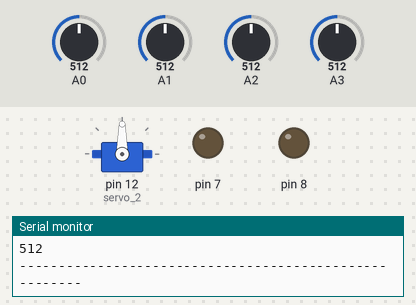
A sketch run on a simulated Arduino Uno, built with avr-gcc and run on an emulated ATmega328P. Shown: servo, output pins drawn as LEDs (lit = HIGH), the last lines printed to the serial monitor. Dashed ring = blinking. The inputs (shaded band) are chosen by the test bench; at power-on: A0 = 512, A2 = 512, A1 = 512, A3 = 512.

Above: at 1.7 s.
1.8 s: A0 set to 716
At 2.7 s:
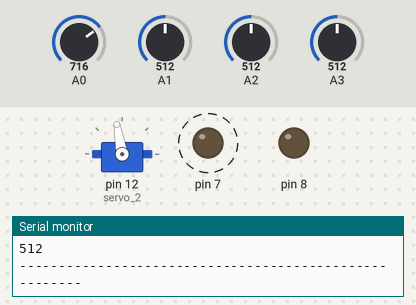
4.8 s: A2 set to 716
At 5.41 s:
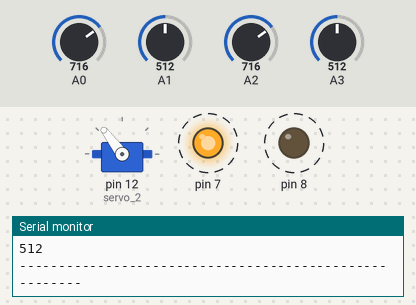
7.8 s: A1 set to 716
At 9.17 s:
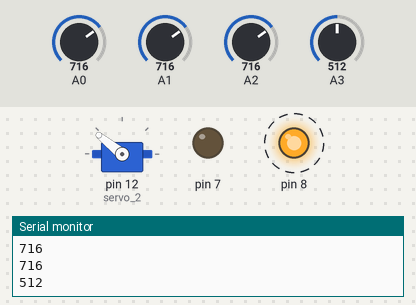
10.8 s: A0 set to 992
At 11.42 s:
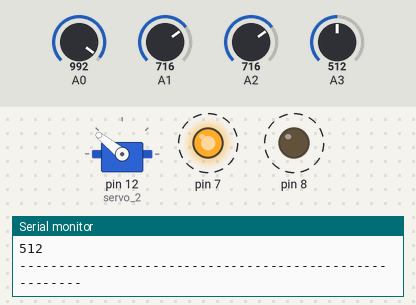
13.8 s: A0 set to 306
At 14.92 s:
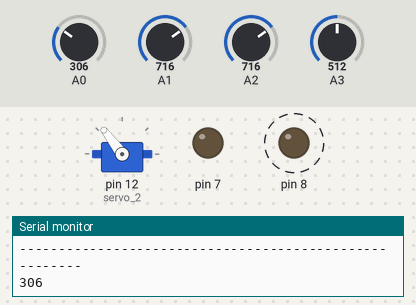
16.8 s: A3 set to 992
At 17.17 s:
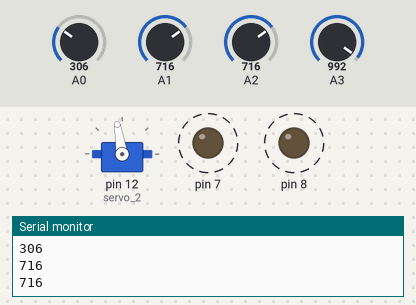
Timing chart, 0 to 23.9 s (numbered marks = the images above; inputs shaded):
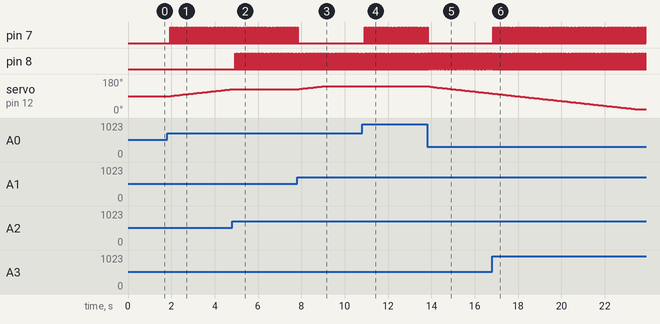

The sketch:

solartracking0.ino
```cpp
#include <Servo.h>

Servo servo_2;

int max_pos1=180;
int max_pos2=140;
int min_pos1=130;
int min_pos2=20;

int pos1=90;
int pos2=90;
int waittime=1;
int callibration=550;

 int LDR1;
 int LDR2;
 int LDR3;
 int LDR4;

void setup() {
  pinMode(A0,INPUT);
  pinMode(A1,INPUT);
  pinMode(A2,INPUT);
  pinMode(A3,INPUT);
  pinMode(7, OUTPUT);
  pinMode(8, OUTPUT);
servo_2.attach(12);
Serial.begin(9600);
servo_2.write(pos2);
delay(500);

}

void loop() {
  LDR1=analogRead(A0);
  LDR2=analogRead(A1);
  LDR3=analogRead(A2);
  LDR4=analogRead(A3);

  Serial.println(LDR1);
Serial.println(LDR2);
Serial.println(LDR3);
Serial.println(LDR4);
Serial.println("-------------------------------------------------------");


  if (LDR1 > LDR2) {
   pos1= pos1+1;
   servo_1anticlock();
    delay(waittime);
  }
  if (LDR4 >LDR3) {
     pos1= pos1+1;
    servo_1anticlock();
    delay(waittime);
  }
  if (LDR1 < LDR2) {
     pos1= pos1-1;
    servo_1clock();
    delay(waittime);
  }
  if (LDR4 <LDR3) {
     pos1= pos1-1;
    servo_1clock();
    delay(waittime);
  }

 if (pos1 > max_pos1) {
   pos1= max_pos1;
  }
  if (pos1 < min_pos1) {
    pos1= min_pos1;
  }

  if (LDR1 > LDR4) {
    pos2=pos2+1;
    servo_2.write(pos2);
    delay(waittime);
  }
  if (LDR2 >LDR3) {
     pos2=pos2+1;
    servo_2.write(pos2);
    delay(waittime);
  }
  if (LDR1 < LDR4) {
    pos2=pos2-1;
   servo_2.write(pos2);
    delay(waittime);
  }
  if (LDR2 <LDR3) {
     pos2=pos2-1;
    servo_2.write(pos2);
    delay(waittime);
  }
 if (pos2 > max_pos2) {
    pos2=max_pos2;
  }
  if (pos2 < min_pos2) {
    pos2=min_pos2;
  }

//delay(1000);
}

void servo_1clock(){
  digitalWrite(7,LOW);    //rotates servo 1 CLOCKWISE
  digitalWrite(8,HIGH);
  delay(20);
  digitalWrite(7,LOW);
  digitalWrite(8,LOW);
}

void servo_1anticlock(){
  digitalWrite(7,HIGH);    //rotates servo 1 ANTI-CLOCKWISE
  digitalWrite(8,LOW);
  delay(20);
  digitalWrite(7,LOW);
  digitalWrite(8,LOW);
}
```

Measured:
- after the input at 1.8 s, pin 7: alternates HIGH for 0.02 s and LOW for 0.06 s, starting after 0.15 s; servo on pin 12 (servo_2): moves from 90° to 126° over 2.8 s, starting after 0.18 s
- after the input at 4.8 s, pin 8: alternates HIGH for 0.02 s and LOW for 0.06 s, starting after 0.14 s; servo on pin 12 (servo_2): goes on until 4.9 s, then stays 127°
- after the input at 7.8 s, pin 7: goes on until 7.8 s, then stays LOW; servo on pin 12 (servo_2): moves from 127° to 141° over 1.0 s, starting after 0.10 s
- after the input at 10.8 s, pin 7: alternates HIGH for 0.02 s and LOW for 0.06 s, starting after 0.12 s
- after the input at 13.8 s, pin 7: goes on until 13.8 s, then stays LOW; servo on pin 12 (servo_2): moves from 141° to 104° over 2.8 s, starting after 0.13 s
- after the input at 16.8 s, pin 7: alternates HIGH for 0.02 s and LOW for 0.06 s, starting after 0.05 s
